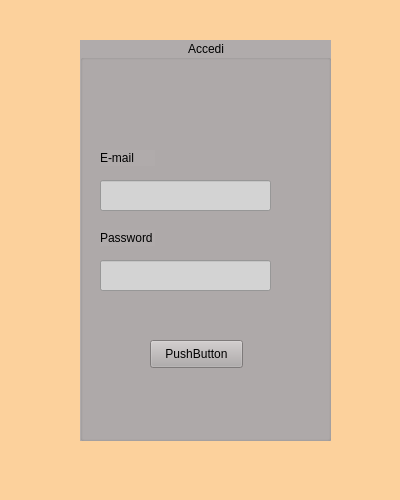
<?xml version="1.0" encoding="UTF-8"?>
<ui version="4.0">
 <class>Form</class>
 <widget class="QWidget" name="Form">
  <property name="windowModality">
   <enum>Qt::NonModal</enum>
  </property>
  <property name="geometry">
   <rect>
    <x>0</x>
    <y>0</y>
    <width>400</width>
    <height>500</height>
   </rect>
  </property>
  <property name="minimumSize">
   <size>
    <width>400</width>
    <height>500</height>
   </size>
  </property>
  <property name="maximumSize">
   <size>
    <width>400</width>
    <height>500</height>
   </size>
  </property>
  <property name="windowTitle">
   <string>Accesso</string>
  </property>
  <property name="styleSheet">
   <string notr="true">background-color: #FCD19C</string>
  </property>
  <widget class="QWidget" name="verticalLayoutWidget">
   <property name="geometry">
    <rect>
     <x>80</x>
     <y>40</y>
     <width>251</width>
     <height>401</height>
    </rect>
   </property>
   <layout class="QVBoxLayout" name="verticalLayout">
    <item>
     <widget class="QGroupBox" name="GPAccesso">
      <property name="styleSheet">
       <string notr="true">background-color: #b0abab</string>
      </property>
      <property name="title">
       <string>Accedi</string>
      </property>
      <property name="alignment">
       <set>Qt::AlignCenter</set>
      </property>
      <property name="flat">
       <bool>false</bool>
      </property>
      <property name="checkable">
       <bool>false</bool>
      </property>
      <widget class="QLabel" name="label">
       <property name="geometry">
        <rect>
         <x>20</x>
         <y>110</y>
         <width>55</width>
         <height>16</height>
        </rect>
       </property>
       <property name="text">
        <string>E-mail</string>
       </property>
      </widget>
      <widget class="QLabel" name="label_2">
       <property name="geometry">
        <rect>
         <x>20</x>
         <y>190</y>
         <width>55</width>
         <height>16</height>
        </rect>
       </property>
       <property name="text">
        <string>Password</string>
       </property>
      </widget>
      <widget class="QPushButton" name="loginButton">
       <property name="geometry">
        <rect>
         <x>70</x>
         <y>300</y>
         <width>93</width>
         <height>28</height>
        </rect>
       </property>
       <property name="text">
        <string>PushButton</string>
       </property>
      </widget>
      <widget class="QLineEdit" name="textEmail">
       <property name="geometry">
        <rect>
         <x>20</x>
         <y>140</y>
         <width>171</width>
         <height>31</height>
        </rect>
       </property>
       <property name="styleSheet">
        <string notr="true">background: lightgrey</string>
       </property>
      </widget>
      <widget class="QLineEdit" name="textPassword">
       <property name="geometry">
        <rect>
         <x>20</x>
         <y>220</y>
         <width>171</width>
         <height>31</height>
        </rect>
       </property>
       <property name="styleSheet">
        <string notr="true">background: lightgrey</string>
       </property>
      </widget>
     </widget>
    </item>
   </layout>
  </widget>
 </widget>
 <resources/>
 <connections/>
</ui>
